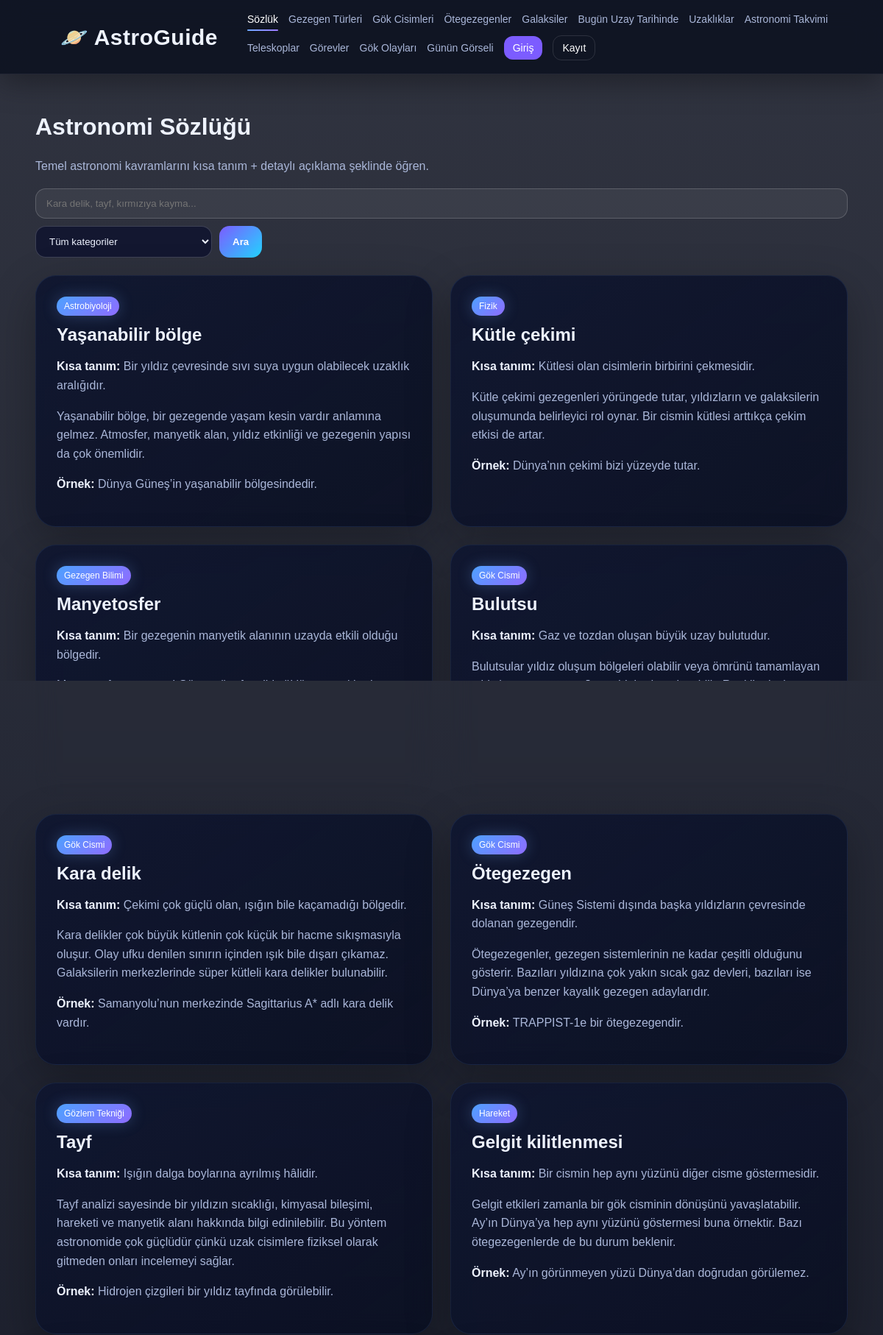
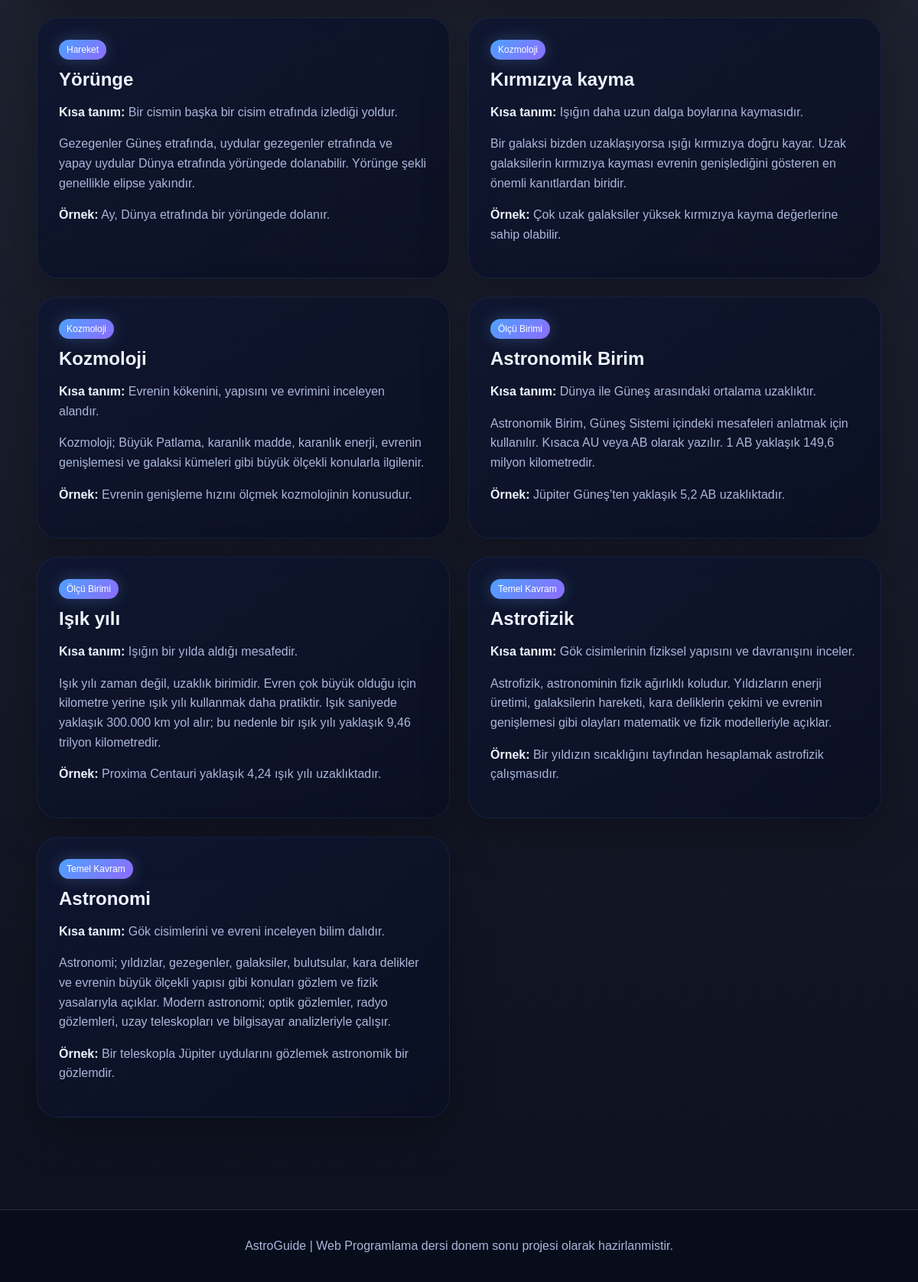
The page /public/astronomy-terms.php on the database its author committed (2 pictures, top to bottom).
### tables this page shows
CREATE TABLE astronomy_terms (
    id INT AUTO_INCREMENT PRIMARY KEY,
    term VARCHAR(120) NOT NULL,
    category VARCHAR(80) NOT NULL,
    short_definition VARCHAR(255) NOT NULL,
    detailed_definition TEXT NOT NULL,
    example VARCHAR(500) NULL,
    created_at TIMESTAMP DEFAULT CURRENT_TIMESTAMP
);

### includes/auth.php (called while the page is built, shortened)
<?php
function isLoggedIn() {
    if (empty($_SESSION['user_id'])) {
        return false;
    }
    return true;
}
function e($value) {
    return htmlspecialchars((string)$value, ENT_QUOTES, 'UTF-8');
}
?>

### public/astronomy-terms.php (the view, shortened to what this page needs)
<?php
require_once '../config/db.php';
include '../includes/header.php';
$q = trim($_GET['q'] ?? '');
$sql = "SELECT * FROM astronomy_terms WHERE 1";
$params = [];
$sql .= " ORDER BY category ASC, term ASC";
$stmt = $pdo->prepare($sql);
$stmt->execute($params);
$terms = $stmt->fetchAll(PDO::FETCH_ASSOC);
?>
<h1>Astronomi Sözlüğü</h1>
<p class="muted">Temel astronomi kavramlarını kısa tanım + detaylı açıklama şeklinde öğren.</p>
<form class="search-bar" method="GET">
    <input name="q" placeholder="Kara delik, tayf, kırmızıya kayma..." value="<?php echo e($q); ?>">
    <select name="category">
        <option value="">Tüm kategoriler</option>
    </select>
    <button>Ara</button>
</form>
<div class="grid two">
<?php foreach ($terms as $term): ?>
    <article class="card glossary-card">
        <span class="badge mini"><?php echo e($term['category']); ?></span>
        <h3><?php echo e($term['term']); ?></h3>
        <p><strong>Kısa tanım:</strong> <?php echo e($term['short_definition']); ?></p>
        <p><?php echo e($term['detailed_definition']); ?></p>
        <?php if (!empty($term['example'])): ?>
            <p class="muted"><strong>Örnek:</strong> <?php echo e($term['example']); ?></p>
        <?php endif; ?>
    </article>
<?php endforeach; ?>
</div>
<?php include '../includes/footer.php'; ?>

### includes/header.php (shortened to what this page needs)
<?php
require_once __DIR__ . '/auth.php';
$current_page = basename($_SERVER['PHP_SELF']);
?>
<!DOCTYPE html>
<html lang="tr">
<head>
    <link rel="stylesheet" href="<?php echo BASE_URL; ?>/assets/css/style.css">
</head>
<body>
<header class="navbar">
    <div class="brand">
    <a href="<?php echo BASE_URL; ?>/index.php">
        🪐 AstroGuide
    </a>
</div>
    <nav>
        <a class="<?php echo $current_page == 'astronomy-terms.php' ? 'active' : ''; ?>" href="<?php echo BASE_URL; ?>/astronomy-terms.php">Sözlük</a>
    <a class="<?php echo $current_page == 'planet-types.php' ? 'active' : ''; ?>" href="<?php echo BASE_URL; ?>/planet-types.php">Gezegen Türleri</a>
    <a class="<?php echo $current_page == 'planets.php' ? 'active' : ''; ?>" href="<?php echo BASE_URL; ?>/planets.php">Gök Cisimleri</a>
    <a class="<?php echo $current_page == 'exoplanets.php' ? 'active' : ''; ?>" href="<?php echo BASE_URL; ?>/exoplanets.php">Ötegezegenler</a>
    <a class="<?php echo $current_page == 'galaxies.php' ? 'active' : ''; ?>" href="<?php echo BASE_URL; ?>/galaxies.php">Galaksiler</a>
    <a class="<?php echo $current_page == 'today-in-space.php' ? 'active' : ''; ?>" href="today-in-space.php">Bugün Uzay Tarihinde</a>
    <a class="<?php echo $current_page == 'live-distances.php' ? 'active' : ''; ?>" href="<?php echo BASE_URL; ?>/live-distances.php">Uzaklıklar</a>
    <a class="<?php echo $current_page == 'astronomy-calendar.php' ? 'active' : ''; ?>" href="<?php echo BASE_URL; ?>/astronomy-calendar.php">Astronomi Takvimi</a>
    <a class="<?php echo $current_page == 'telescopes.php' ? 'active' : ''; ?>" href="<?php echo BASE_URL; ?>/telescopes.php">Teleskoplar</a>
    <a class="<?php echo $current_page == 'missions.php' ? 'active' : ''; ?>" href="<?php echo BASE_URL; ?>/missions.php">Görevler</a>
    <a class="<?php echo $current_page == 'events.php' ? 'active' : ''; ?>" href="<?php echo BASE_URL; ?>/events.php">Gök Olayları</a>
    <a class="<?php echo $current_page == 'apod.php' ? 'active' : ''; ?>" href="<?php echo BASE_URL; ?>/apod.php">Günün Görseli</a>
        <?php if (isLoggedIn()): ?>
            <a class="<?php echo $current_page == 'favorites.php' ? 'active' : ''; ?>" href="<?php echo BASE_URL; ?>/favorites.php">Favorilerim</a>
            <a href="<?php echo BASE_URL; ?>/logout.php" class="btn-small">Çıkış</a>
        <?php else: ?>
            <a href="<?php echo BASE_URL; ?>/login.php" class="btn-small">Giriş</a>
            <a href="<?php echo BASE_URL; ?>/register.php" class="btn-small outline">Kayıt</a>
        <?php endif; ?>
    </nav>
</header>
<main>

### includes/footer.php
</main>
<footer class="footer">
    <p>AstroGuide | Web Programlama dersi donem sonu projesi olarak hazirlanmistir.</p>
</footer>
</body>
</html>

### public/assets/css/style.css (style rules this page uses)
:root { --bg: #070b1f; --panel: rgba(18, 25, 51, 0.74); --panel-dark: rgba(10, 15, 34, 0.88); --text: #eef3ff; --muted: #aab7d9; --accent: #7c5cff; --accent-2: #23d5ff; --danger: #ff5c7a; --success: #32d583; --border: rgba(255, 255, 255, 0.12); }
* { box-sizing: border-box; }
body { margin: 0; min-height: 100vh; font-family: Arial, Helvetica, sans-serif; color: var(--text); background: linear-gradient(rgba(3, 7, 22, 0.82), rgba(3, 7, 22, 0.96)), url("https://images.unsplash.com/photo-1462331940025-496dfbfc7564?q=80&w=2070&auto=format&fit=crop"); background-size: cover; background-position: center; background-attachment: fixed; }
a { color: inherit; text-decoration: none; }
.navbar { position: sticky; top: 0; z-index: 10; display: flex; align-items: center; justify-content: flex-start; gap: 40px; padding: 18px 6%; background: rgba(5, 10, 25, 0.72); border-bottom: 1px solid rgba(255, 255, 255, 0.08); box-shadow: 0 10px 40px rgba(0, 0, 0, 0.35); backdrop-filter: blur(18px); }
.navbar nav:last-child { margin-left: auto; }
.brand a { display: inline-flex; align-items: center; gap: 10px; padding-left: 10px; font-size: 30px; font-weight: 800; letter-spacing: 0.5px; white-space: nowrap; }
nav { display: flex; align-items: center; flex-wrap: wrap; gap: 14px; }
nav a { position: relative; color: var(--muted); font-size: 14px; transition: color 0.25s ease; }
nav a:hover, nav a.active { color: #fff; }
nav a::after { content: ""; position: absolute; left: 0; bottom: -8px; width: 0; height: 2px; border-radius: 999px; background: linear-gradient(90deg, #6ea8ff, #9d7bff); transition: width 0.25s ease; }
nav a:hover::after, nav a.active::after { width: 100%; }
main { width: min(1180px, 92%); margin: 0 auto; padding: 32px 0 60px; }
.hero-card, .card, .form-card, .table-card { border: 1px solid var(--border); border-radius: 24px; padding: 28px; box-shadow: 0 20px 60px rgba(0, 0, 0, 0.28); }
.space-badge, .badge, .badge.mini { display: inline-flex; align-items: center; gap: 10px; border: 0; border-radius: 999px; color: #fff; background: linear-gradient(135deg, #4ea1ff, #8e6cff); box-shadow: 0 0 20px rgba(110, 168, 255, 0.28); }
.badge { margin-bottom: 18px; padding: 8px 12px; }
.badge.mini { margin-bottom: 12px; padding: 6px 10px; font-size: 12px; }
.btn, button, input[type="submit"] { border: 0; border-radius: 14px; padding: 12px 18px; color: #fff; font-weight: 700; background: linear-gradient(135deg, var(--accent), var(--accent-2)); cursor: pointer; }
.btn-small { display: inline-block; padding: 8px 12px; border-radius: 12px; color: #fff; background: var(--accent); }
.btn-small.outline { border: 1px solid var(--border); background: transparent; }
.grid { display: grid; grid-template-columns: repeat(3, 1fr); gap: 24px; }
.grid.two { grid-template-columns: repeat(2, 1fr); }
.card { position: relative; overflow: hidden; border-radius: 28px; border-color: rgba(110, 168, 255, 0.10); background: linear-gradient(145deg, rgba(15, 22, 48, 0.92), var(--panel-dark)); backdrop-filter: blur(14px); transition: transform 0.28s ease, border 0.28s ease, box-shadow 0.28s ease; }
.card::before { content: ""; position: absolute; top: 0; left: 0; width: 100%; height: 3px; opacity: 0; background: linear-gradient(90deg, #5ea8ff, #8d6cff); transition: opacity 0.28s ease; }
.card h3 { margin-top: 0; }
.card p, .muted { color: var(--muted); line-height: 1.6; }
.card strong { color: var(--text); }
.glossary-card h3 { margin-bottom: 10px; font-size: 24px; }
.search-bar { display: flex; flex-wrap: wrap; gap: 10px; margin: 18px 0 24px; }
.search-bar select { max-width: 240px; }
input, textarea, select { width: 100%; padding: 12px 14px; border: 1px solid rgba(255, 255, 255, 0.18); border-radius: 14px; color: var(--text); background: rgba(255, 255, 255, 0.06); outline: none; }
select { background: rgba(18, 23, 48, 0.95); }
select option { color: #f1f5ff; background: #1b2347; }
.footer { margin-top: 60px; padding: 22px; border-top: 1px solid var(--border); color: var(--muted); text-align: center; background: rgba(5, 10, 25, 0.52); backdrop-filter: blur(10px); }

### rows shown on the page
astronomy_terms: category "Astrobiyoloji", term "Yaşanabilir bölge", short_definition "Bir yıldız çevresinde sıvı suya uygun olabilecek uzaklık aralığıdır.", detailed_definition "Yaşanabilir bölge, bir gezegende yaşam kesin vardır anlamına gelmez. Atmosfer, manyetik alan, yıldız etkinliği ve gezegenin yapısı da çok önemlidir.", example "Dünya Güneş’in yaşanabilir bölgesindedir."
astronomy_terms: category "Fizik", term "Kütle çekimi", short_definition "Kütlesi olan cisimlerin birbirini çekmesidir.", detailed_definition "Kütle çekimi gezegenleri yörüngede tutar, yıldızların ve galaksilerin oluşumunda belirleyici rol oynar. Bir cismin kütlesi arttıkça çekim etkisi de artar.", example "Dünya’nın çekimi bizi yüzeyde tutar."
astronomy_terms: category "Gezegen Bilimi", term "Manyetosfer", short_definition "Bir gezegenin manyetik alanının uzayda etkili olduğu bölgedir.", detailed_definition "Manyetosfer, gezegeni Güneş rüzgârı gibi yüklü parçacıklardan kısmen koruyabilir. Dünya’nın manyetosferi kutup ışıklarının oluşumuyla da ilişkilidir."
astronomy_terms: category "Gök Cismi", term "Bulutsu", short_definition "Gaz ve tozdan oluşan büyük uzay bulutudur.", detailed_definition "Bulutsular yıldız oluşum bölgeleri olabilir veya ömrünü tamamlayan yıldızların uzaya saçtığı maddelerden oluşabilir. Renkli teleskop görüntülerinin çoğu bulutsulardan gelir."
astronomy_terms: category "Gök Cismi", term "Kara delik", short_definition "Çekimi çok güçlü olan, ışığın bile kaçamadığı bölgedir.", detailed_definition "Kara delikler çok büyük kütlenin çok küçük bir hacme sıkışmasıyla oluşur. Olay ufku denilen sınırın içinden ışık bile dışarı çıkamaz. Galaksilerin merkezlerinde süper kütleli kara delikler bulunabilir.", example "Samanyolu’nun merkezinde Sagittarius A* adlı kara delik vardır."
astronomy_terms: category "Gök Cismi", term "Ötegezegen", short_definition "Güneş Sistemi dışında başka yıldızların çevresinde dolanan gezegendir.", detailed_definition "Ötegezegenler, gezegen sistemlerinin ne kadar çeşitli olduğunu gösterir. Bazıları yıldızına çok yakın sıcak gaz devleri, bazıları ise Dünya’ya benzer kayalık gezegen adaylarıdır.", example "TRAPPIST-1e bir ötegezegendir."
astronomy_terms: category "Gözlem Tekniği", term "Tayf", short_definition "Işığın dalga boylarına ayrılmış hâlidir.", detailed_definition "Tayf analizi sayesinde bir yıldızın sıcaklığı, kimyasal bileşimi, hareketi ve manyetik alanı hakkında bilgi edinilebilir. Bu yöntem astronomide çok güçlüdür çünkü uzak cisimlere fiziksel olarak gitmeden onları incelemeyi sağlar.", example "Hidrojen çizgileri bir yıldız tayfında görülebilir."
astronomy_terms: category "Hareket", term "Gelgit kilitlenmesi", short_definition "Bir cismin hep aynı yüzünü diğer cisme göstermesidir.", detailed_definition "Gelgit etkileri zamanla bir gök cisminin dönüşünü yavaşlatabilir. Ay’ın Dünya’ya hep aynı yüzünü göstermesi buna örnektir. Bazı ötegezegenlerde de bu durum beklenir.", example "Ay’ın görünmeyen yüzü Dünya’dan doğrudan görülemez."
astronomy_terms: category "Hareket", term "Yörünge", short_definition "Bir cismin başka bir cisim etrafında izlediği yoldur.", detailed_definition "Gezegenler Güneş etrafında, uydular gezegenler etrafında ve yapay uydular Dünya etrafında yörüngede dolanabilir. Yörünge şekli genellikle elipse yakındır.", example "Ay, Dünya etrafında bir yörüngede dolanır."
astronomy_terms: category "Kozmoloji", term "Kırmızıya kayma", short_definition "Işığın daha uzun dalga boylarına kaymasıdır.", detailed_definition "Bir galaksi bizden uzaklaşıyorsa ışığı kırmızıya doğru kayar. Uzak galaksilerin kırmızıya kayması evrenin genişlediğini gösteren en önemli kanıtlardan biridir.", example "Çok uzak galaksiler yüksek kırmızıya kayma değerlerine sahip olabilir."
astronomy_terms: category "Kozmoloji", term "Kozmoloji", short_definition "Evrenin kökenini, yapısını ve evrimini inceleyen alandır.", detailed_definition "Kozmoloji; Büyük Patlama, karanlık madde, karanlık enerji, evrenin genişlemesi ve galaksi kümeleri gibi büyük ölçekli konularla ilgilenir.", example "Evrenin genişleme hızını ölçmek kozmolojinin konusudur."
astronomy_terms: category "Ölçü Birimi", term "Astronomik Birim", short_definition "Dünya ile Güneş arasındaki ortalama uzaklıktır.", detailed_definition "Astronomik Birim, Güneş Sistemi içindeki mesafeleri anlatmak için kullanılır. Kısaca AU veya AB olarak yazılır. 1 AB yaklaşık 149,6 milyon kilometredir.", example "Jüpiter Güneş’ten yaklaşık 5,2 AB uzaklıktadır."
astronomy_terms: category "Ölçü Birimi", term "Işık yılı", short_definition "Işığın bir yılda aldığı mesafedir.", detailed_definition "Işık yılı zaman değil, uzaklık birimidir. Evren çok büyük olduğu için kilometre yerine ışık yılı kullanmak daha pratiktir. Işık saniyede yaklaşık 300.000 km yol alır; bu nedenle bir ışık yılı yaklaşık 9,46 trilyon kilometredir.", example "Proxima Centauri yaklaşık 4,24 ışık yılı uzaklıktadır."
astronomy_terms: category "Temel Kavram", term "Astrofizik", short_definition "Gök cisimlerinin fiziksel yapısını ve davranışını inceler.", detailed_definition "Astrofizik, astronominin fizik ağırlıklı koludur. Yıldızların enerji üretimi, galaksilerin hareketi, kara deliklerin çekimi ve evrenin genişlemesi gibi olayları matematik ve fizik modelleriyle açıklar.", example "Bir yıldızın sıcaklığını tayfından hesaplamak astrofizik çalışmasıdır."
astronomy_terms: category "Temel Kavram", term "Astronomi", short_definition "Gök cisimlerini ve evreni inceleyen bilim dalıdır.", detailed_definition "Astronomi; yıldızlar, gezegenler, galaksiler, bulutsular, kara delikler ve evrenin büyük ölçekli yapısı gibi konuları gözlem ve fizik yasalarıyla açıklar. Modern astronomi; optik gözlemler, radyo gözlemleri, uzay teleskopları ve bilgisayar analizleriyle çalışır.", example "Bir teleskopla Jüpiter uydularını gözlemek astronomik bir gözlemdir."
